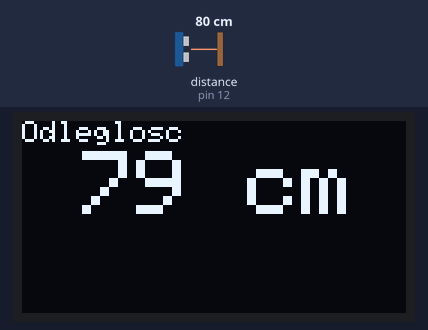
Simulated run of this sketch. Board: Arduino Uno, built with avr-gcc and run on an emulated ATmega328P. On the bench: 128×64 one-colour display. Wiring (inferred from the names in the program): ultrasonic range finder: trigger pin 13; echo pin 12. The test bench sets the inputs (shaded band); at power-on: distance to the obstacle (sensor on pin 12) 80 cm. The echo pulse lasts 58.3 µs per cm; what the sketch prints to the serial monitor is not drawn.

Above: at 1.3 s.
1.4 s: distance to the obstacle (sensor on pin 12) set to 2 cm
At 3.3 s:
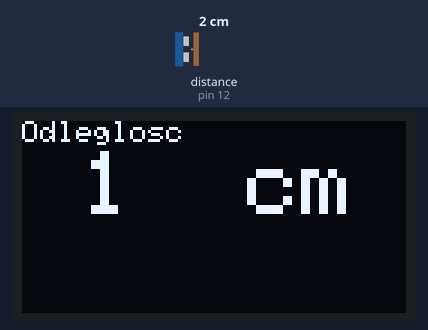
4.2 s: distance to the obstacle (sensor on pin 12) set to 9 cm
At 5.1 s:
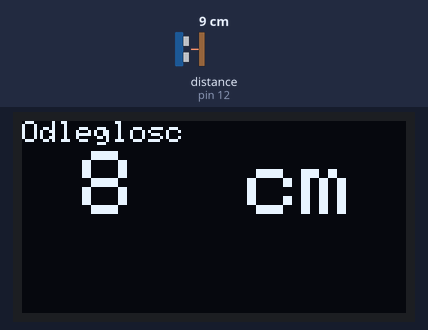
6.8 s: distance to the obstacle (sensor on pin 12) set to 18 cm
At 7.7 s:
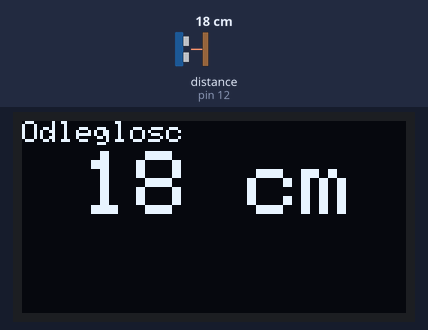
Timing chart, 0 to 9.8 s (numbered marks = the images above; inputs shaded):
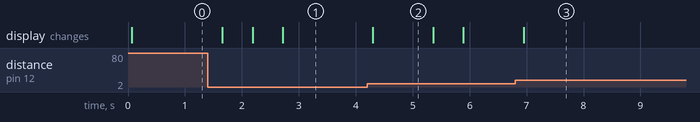

The sketch:

sr04_ssd1306_polski.ino
```cpp
#include <SPI.h>
#include <Wire.h>
#include <Adafruit_GFX.h>
#include <Adafruit_SSD1306.h>

#define CommonSenseMetricSystem
//#define ImperialNonsenseSystem

#define trigPin 13
#define echoPin 12

#define OLED_RESET 4
Adafruit_SSD1306 display(OLED_RESET);

void setup() {
  Serial.begin (9600);
  pinMode(trigPin, OUTPUT);
  pinMode(echoPin, INPUT);
  display.begin(SSD1306_SWITCHCAPVCC, 0x3C); //initialize with the I2C addr 0x3C (128x64)
  display.clearDisplay();

}

void loop() {
  long duration, distance;

  digitalWrite(trigPin, LOW);  //PULSE ___|---|___
  delayMicroseconds(2);
  digitalWrite(trigPin, HIGH);
  delayMicroseconds(10);
  digitalWrite(trigPin, LOW);

  duration = pulseIn(echoPin, HIGH);

  #ifdef CommonSenseMetricSystem
  distance = (duration/2) / 29.1;
  #endif
  #ifdef ImperialNonsenseSystem
  distance = (duration/2) / 73.914;
  #endif

  display.setCursor(0,0);  //oled display
  display.setTextSize(1);
  display.setTextColor(WHITE);
  display.println("Odleglosc");
  display.setCursor(20,10);  //oled display
  display.setTextSize(3);
  display.setTextColor(WHITE);
  display.println(distance);
  display.setCursor(75,10);
  display.setTextSize(3);

  #ifdef CommonSenseMetricSystem
  display.println("cm");
  #endif
  #ifdef ImperialNonsenseSystem
  display.println("in");
  #endif

  display.display();

  delay(500);
  display.clearDisplay();

  Serial.println(distance);//debug


}
```

Measured:
- after the input at 1.4 s, the display: changes after 0.26 s (image 1)
- after the input at 4.2 s, the display: changes after 0.10 s (image 2)
- after the input at 6.8 s, the display: changes after 0.15 s (image 3)
- what the display in image 2 shows lasts 1.1 s, from 4.3 s to 5.4 s
